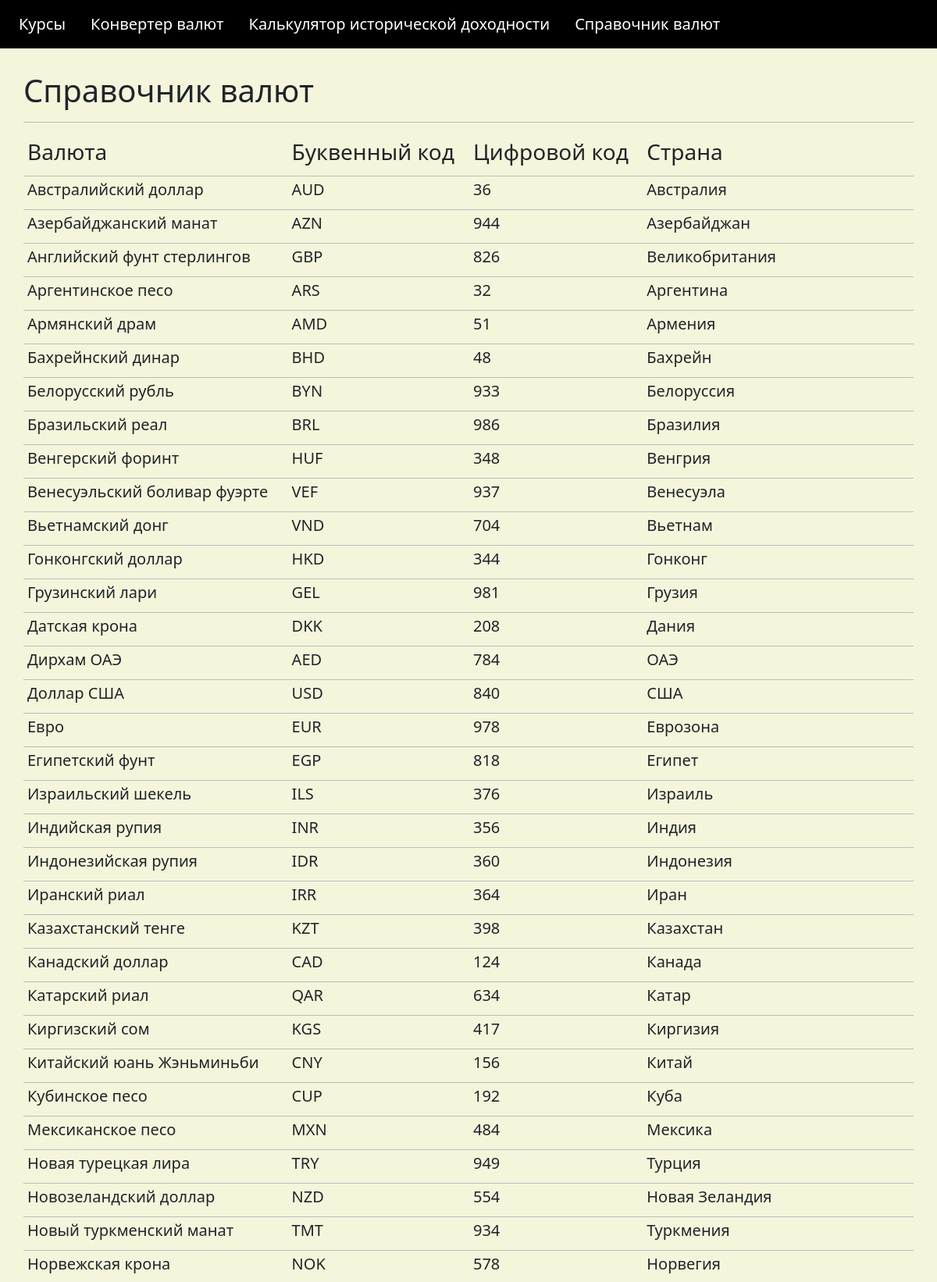
/currency_reference (upper part), run on the app's committed database.
### App/models.py (models this page shows, shortened)
class Currency(models.Model):
    name = models.CharField(max_length=100)
    literal_code = models.CharField(max_length=3)
    number_code = models.IntegerField(default=0)
    state = models.CharField(max_length=100)
    @staticmethod
    def get():
        return Currency.objects.all()

### App/views.py (the view)
# urls.py: path('currency_reference', views.currency_reference, name='currency_reference'),
def currency_reference(request):
    context = {}
    context['currencies'] = models.Currency.get()
    return render(request, "currency_reference.html", context)

### App/templates/currency_reference.html (shortened to what this page needs)
{% extends 'base.html' %}
    {% block content %}
    <h1>Справочник валют</h1>
    <hr>
    <table align="center" width="100%" style="border-collapse: collapse;">
        <tr>
            <th style="border-bottom: 1px solid #bdbdbd; padding: 5px;"><h3>Валюта</h3></th>
            <th style="border-bottom: 1px solid #bdbdbd; padding: 5px;"><h3>Буквенный код</h3></th>
            <th style="border-bottom: 1px solid #bdbdbd; padding: 5px;"><h3>Цифровой код</h3></th>
            <th style="border-bottom: 1px solid #bdbdbd; padding: 5px;"><h3>Страна</h3></th>
        </tr>
        {% for currency in currencies %}
            <tr class=>
                <th style="border-bottom: 1px solid #bdbdbd; padding: 5px;"><h5>{{ currency.name }}</h5></th>
                <th style="border-bottom: 1px solid #bdbdbd; padding: 5px;"><h5>{{ currency.literal_code }}</h5></th>
                <th style="border-bottom: 1px solid #bdbdbd; padding: 5px;"><h5>{{ currency.number_code }}</h5></th>
                <th style="border-bottom: 1px solid #bdbdbd; padding: 5px;"><h5>{{ currency.state }}</h5></th>
            </tr>
        {% endfor %}
    </table>
    {% endblock %}

### App/templates/base.html (style rules this page uses)
body { height: 100%; }
.bg { background-color: #E2DEDE; }

### data on the page
Currency: name "Австралийский доллар", literal_code "AUD", number_code "36", state "Австралия"
Currency: name "Азербайджанский манат", literal_code "AZN", number_code "944", state "Азербайджан"
Currency: name "Английский фунт стерлингов", literal_code "GBP", number_code "826", state "Великобритания"
Currency: name "Аргентинское песо", literal_code "ARS", number_code "32", state "Аргентина"
Currency: name "Армянский драм", literal_code "AMD", number_code "51", state "Армения"
Currency: name "Бахрейнский динар", literal_code "BHD", number_code "48", state "Бахрейн"
Currency: name "Белорусский рубль", literal_code "BYN", number_code "933", state "Белоруссия"
Currency: name "Бразильский реал", literal_code "BRL", number_code "986", state "Бразилия"
Currency: name "Венгерский форинт", literal_code "HUF", number_code "348", state "Венгрия"
Currency: name "Венесуэльский боливар фуэрте", literal_code "VEF", number_code "937", state "Венесуэла"
Currency: name "Вьетнамский донг", literal_code "VND", number_code "704", state "Вьетнам"
Currency: name "Гонконгский доллаp", literal_code "HKD", number_code "344", state "Гонконг"
Currency: name "Грузинский лари", literal_code "GEL", number_code "981", state "Грузия"
Currency: name "Датская крона", literal_code "DKK", number_code "208", state "Дания"
Currency: name "Дирхам ОАЭ", literal_code "AED", number_code "784", state "ОАЭ"
Currency: name "Доллар США", literal_code "USD", number_code "840", state "США"
Currency: name "Евро", literal_code "EUR", number_code "978", state "Еврозона"
Currency: name "Египетский фунт", literal_code "EGP", number_code "818", state "Египет"
Currency: name "Изpаильский шекель", literal_code "ILS", number_code "376", state "Израиль"
Currency: name "Индийская pупия", literal_code "INR", number_code "356", state "Индия"
Currency: name "Индонезийская рупия", literal_code "IDR", number_code "360", state "Индонезия"
Currency: name "Иранский риал", literal_code "IRR", number_code "364", state "Иран"
Currency: name "Казахстанский тенге", literal_code "KZT", number_code "398", state "Казахстан"
Currency: name "Канадский доллар", literal_code "CAD", number_code "124", state "Канада"
Currency: name "Катарский риал", literal_code "QAR", number_code "634", state "Катар"
Currency: name "Киргизский сом", literal_code "KGS", number_code "417", state "Киргизия"
Currency: name "Китайский юань Жэньминьби", literal_code "CNY", number_code "156", state "Китай"
Currency: name "Кубинское песо", literal_code "CUP", number_code "192", state "Куба"
Currency: name "Мексиканское песо", literal_code "MXN", number_code "484", state "Мексика"
Currency: name "Новая турецкая лира", literal_code "TRY", number_code "949", state "Турция"
Currency: name "Новозеландский доллар", literal_code "NZD", number_code "554", state "Новая Зеландия"
Currency: name "Новый туркменский манат", literal_code "TMT", number_code "934", state "Туркмения"
Currency: name "Норвежская крона", literal_code "NOK", number_code "578", state "Норвегия"
